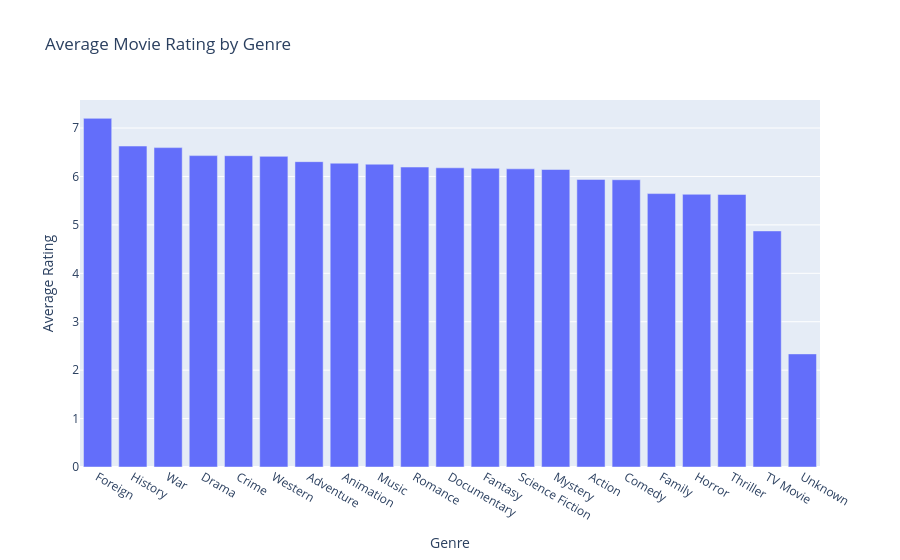

Notebook code cell kept with this figure:
### Markdown cell above
## 13. Create the first static Plotly figure

Build the first figure before placing it in Dash. Give it a descriptive title and human-readable axis and legend labels.

### Code cell
rating_by_genre = (
    analysis.groupby("genre", as_index=False)["vote_average"]
    .mean()
    .sort_values("vote_average", ascending=False)
)

fig1 = px.bar(
    rating_by_genre,
    x="genre",
    y="vote_average",
    title="Average Movie Rating by Genre",
    labels={
        "genre": "Genre",
        "vote_average": "Average Rating"
    }
)

fig1.show()

### Figure 1 — Plotly figure (JSON) as saved in the notebook; plotly's stock layout.template omitted (floating-point values rounded to 4 significant figures)
{"data": [{"hovertemplate": "Genre=%{x}<br>Average Rating=%{y}<extra></extra>", "legendgroup": "", "marker": {"color": "#636efa", "pattern": {"shape": ""}}, "name": "", "orientation": "v", "showlegend": false, "textposition": "auto", "type": "bar", "x": ["Foreign", "History", "War", "Drama", "Crime", "Western", "Adventure", "Animation", "Music", "Romance", "Documentary", "Fantasy", "Science Fiction", "Mystery", "Action", "Comedy", "Family", "Horror", "Thriller", "TV Movie", "Unknown"], "xaxis": "x", "y": [7.2, 6.628, 6.596, 6.43, 6.429, 6.415, 6.306, 6.274, 6.253, 6.194, 6.179, 6.168, 6.157, 6.144, 5.938, 5.932, 5.646, 5.632, 5.628, 4.875, 2.336], "yaxis": "y"}], "layout": {"barmode": "relative", "legend": {"tracegroupgap": 0}, "title": {"text": "Average Movie Rating by Genre"}, "xaxis": {"anchor": "y", "domain": [0, 1], "title": {"text": "Genre"}}, "yaxis": {"anchor": "x", "domain": [0, 1], "title": {"text": "Average Rating"}}}}
